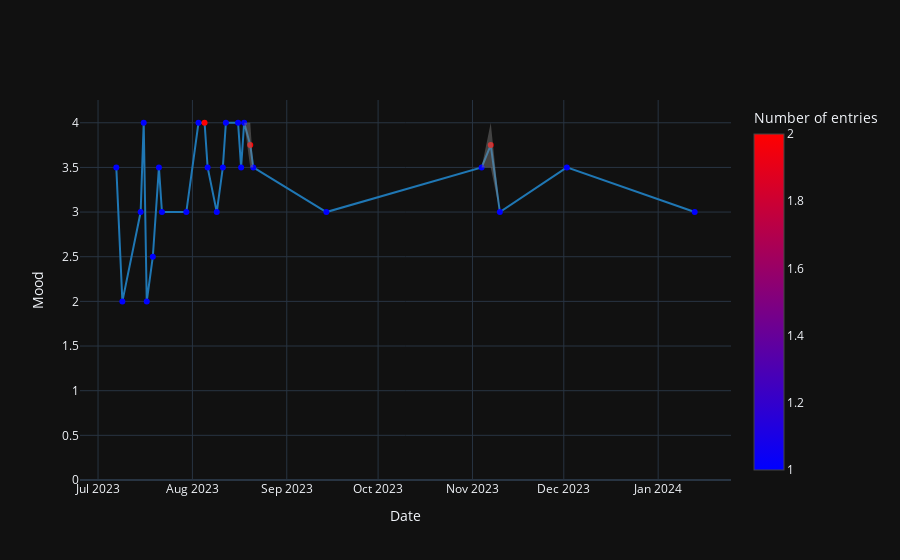

The notebook cell this image was saved under:
### Code cell
df_dota.mood_plot()

### Figure 1 — Plotly figure (JSON) as saved in the notebook; plotly's stock layout.template omitted (floating-point values rounded to 4 significant figures)
{"data": [{"line": {"color": "rgb(31, 119, 180)"}, "marker": {"color": [1, 1, 1, 1, 1, 1, 1, 1, 1, 1, 2, 1, 1, 1, 1, 1, 1, 1, 2, 1, 1, 1, 2, 1, 1, 1], "colorbar": {"title": {"text": "Number of entries"}}, "colorscale": [[0, "rgb(0,0,255)"], [1, "rgb(255,0,0)"]], "showscale": true}, "mode": "lines+markers", "name": "avg", "type": "scatter", "x": ["2023-07-07", "2023-07-09", "2023-07-15", "2023-07-16", "2023-07-17", "2023-07-19", "2023-07-21", "2023-07-22", "2023-07-30", "2023-08-03", "2023-08-05", "2023-08-06", "2023-08-09", "2023-08-11", "2023-08-12", "2023-08-16", "2023-08-17", "2023-08-18", "2023-08-20", "2023-08-21", "2023-09-14", "2023-11-04", "2023-11-07", "2023-11-10", "2023-12-02", "2024-01-13"], "y": [3.5, 2, 3, 4, 2, 2.5, 3.5, 3, 3, 4, 4, 3.5, 3, 3.5, 4, 4, 3.5, 4, 3.75, 3.5, 3, 3.5, 3.75, 3, 3.5, 3]}, {"line": {"width": 0}, "marker": {"color": "#444"}, "mode": "lines", "name": "max", "showlegend": false, "type": "scatter", "x": ["2023-07-07", "2023-07-09", "2023-07-15", "2023-07-16", "2023-07-17", "2023-07-19", "2023-07-21", "2023-07-22", "2023-07-30", "2023-08-03", "2023-08-05", "2023-08-06", "2023-08-09", "2023-08-11", "2023-08-12", "2023-08-16", "2023-08-17", "2023-08-18", "2023-08-20", "2023-08-21", "2023-09-14", "2023-11-04", "2023-11-07", "2023-11-10", "2023-12-02", "2024-01-13"], "y": [3.5, 2, 3, 4, 2, 2.5, 3.5, 3, 3, 4, 4, 3.5, 3, 3.5, 4, 4, 3.5, 4, 4, 3.5, 3, 3.5, 4, 3, 3.5, 3]}, {"fill": "tonexty", "fillcolor": "rgba(130, 130, 130, 0.45)", "line": {"width": 0}, "marker": {"color": "#444"}, "mode": "lines", "name": "min", "showlegend": false, "type": "scatter", "x": ["2023-07-07", "2023-07-09", "2023-07-15", "2023-07-16", "2023-07-17", "2023-07-19", "2023-07-21", "2023-07-22", "2023-07-30", "2023-08-03", "2023-08-05", "2023-08-06", "2023-08-09", "2023-08-11", "2023-08-12", "2023-08-16", "2023-08-17", "2023-08-18", "2023-08-20", "2023-08-21", "2023-09-14", "2023-11-04", "2023-11-07", "2023-11-10", "2023-12-02", "2024-01-13"], "y": [3.5, 2, 3, 4, 2, 2.5, 3.5, 3, 3, 4, 4, 3.5, 3, 3.5, 4, 4, 3.5, 4, 3.5, 3.5, 3, 3.5, 3.5, 3, 3.5, 3]}], "layout": {"hovermode": "x", "showlegend": false, "xaxis": {"title": {"text": "Date"}}, "yaxis": {"rangemode": "tozero", "title": {"text": "Mood"}}}}
